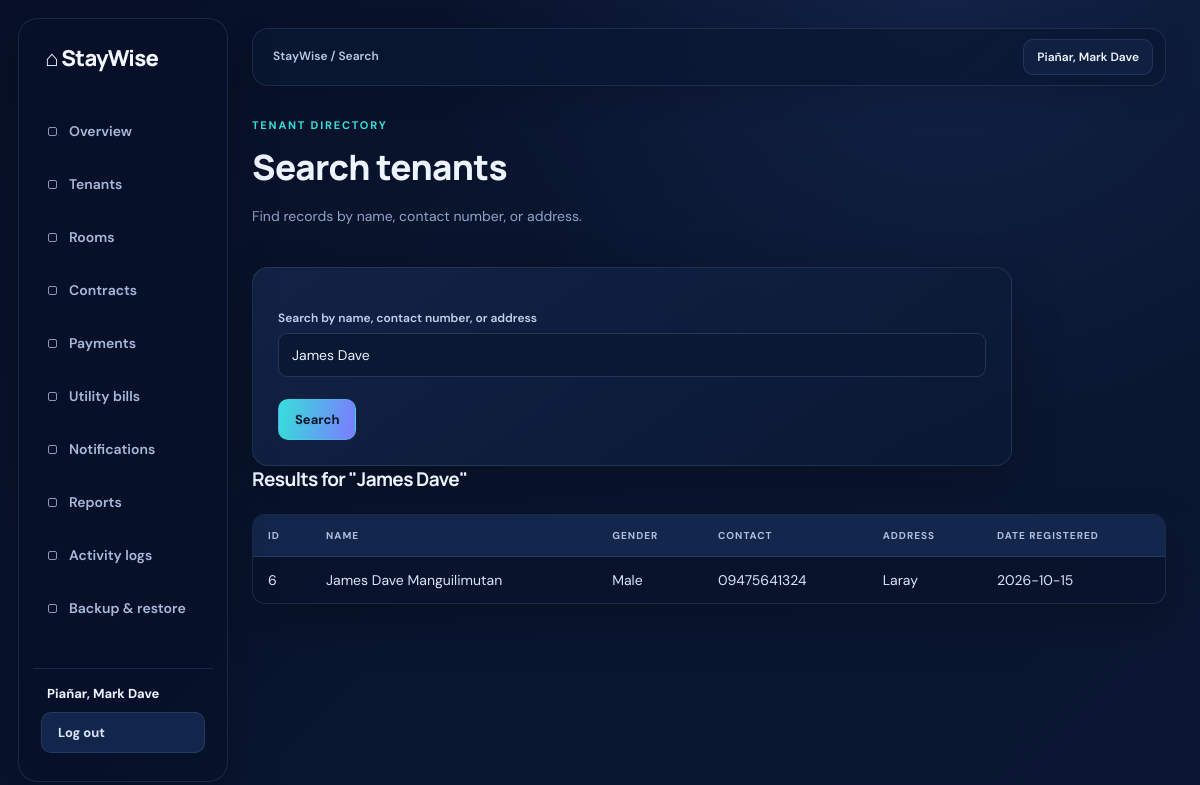
The app's page /search.php?keyword=James Dave (signed in) with its own data.
### tables this page shows
CREATE TABLE `app_users` (
  `user_id` int(10) UNSIGNED NOT NULL,
  `full_name` varchar(150) NOT NULL,
  `email` varchar(190) NOT NULL,
  `password_hash` varchar(255) NOT NULL,
  `created_at` timestamp NOT NULL DEFAULT current_timestamp(),
  `role` enum('owner','tenant') NOT NULL DEFAULT 'owner',
  `status` enum('active','pending','disabled') NOT NULL DEFAULT 'active',
  `username` varchar(50) DEFAULT NULL
);

CREATE TABLE `tenants` (
  `tenant_id` int(11) NOT NULL,
  `user_id` int(11) DEFAULT NULL,
  `first_name` varchar(50) NOT NULL,
  `last_name` varchar(50) NOT NULL,
  `gender` enum('Male','Female','Other') NOT NULL,
  `contact_number` varchar(20) NOT NULL,
  `address` varchar(150) NOT NULL,
  `date_registered` date NOT NULL DEFAULT curdate(),
  `owner_id` int(10) UNSIGNED DEFAULT NULL
);

### backend/auth_init.php (called while the page is built, shortened)
<?php
function require_staywise_login(): void
{
    $userId = (int) ($_SESSION['staywise_user']['id'] ?? 0);
    $stmt = $GLOBALS['pdo']->prepare(
        'SELECT user_id, full_name, email, role, status FROM app_users WHERE user_id = :user_id LIMIT 1'
    );
    $stmt->execute([':user_id' => $userId]);
}
function require_staywise_owner(): void
{
    require_staywise_login();
}

### classes/Tenant.php (called while the page is built, shortened)
<?php
class Tenant
{
    private PDO $conn;
    private string $table = 'tenants';
    public function __construct(PDO $pdo)
    {
        $this->conn = $pdo;
    }
    public function searchTenants(string $keyword, int $ownerId): array
    {
        $stmt = $this->conn->prepare(
            "SELECT t.*, u.email AS account_email
             FROM {$this->table} t
             LEFT JOIN app_users u ON u.user_id = t.user_id
             WHERE t.owner_id = :owner_id
               AND (t.first_name LIKE :kw OR t.last_name LIKE :kw
                    OR CONCAT(t.first_name, ' ', t.last_name) LIKE :kw
                    OR t.contact_number LIKE :kw OR t.address LIKE :kw)
             ORDER BY t.tenant_id DESC"
        );
        $stmt->execute([':owner_id' => $ownerId, ':kw' => "%$keyword%"]);
        return $stmt->fetchAll();
    }
}

### search.php (the view, shortened to what this page needs)
<?php
require_once __DIR__ . '/backend/auth_init.php';
require_staywise_owner();
$activePage = 'search';
require_once __DIR__ . '/classes/Tenant.php';
$tenant = new Tenant($pdo);
$results = [];
$keyword = "";
if ($_SERVER['REQUEST_METHOD'] === 'GET' && isset($_GET['keyword'])) {
    $keyword = trim($_GET['keyword']);
    if ($keyword !== "") {
        $results = $tenant->searchTenants($keyword, (int) $_SESSION['staywise_user']['owner_id']);
    }
}
?>
<!DOCTYPE html>
<html lang="en">
<head><meta charset="UTF-8"><meta name="viewport" content="width=device-width, initial-scale=1">
    <link rel="stylesheet" href="assets/css/style.css?v=20261015">
</head>
<body>
    <?php require __DIR__ . '/Include/sidebar.php'; ?>
    <main class="home-content">
    <header class="topbar"><p class="topbar-label">StayWise <span aria-hidden="true">/</span> Search</p><span class="topbar-user"><?= htmlspecialchars($_SESSION['staywise_user']['name'], ENT_QUOTES, 'UTF-8') ?></span></header>
    <div class="page-head"><div><p class="eyebrow">Tenant directory</p><h1>Search tenants</h1><p>Find records by name, contact number, or address.</p></div></div>
    <form method="GET" action="search.php">
        <label for="keyword">Search by name, contact number, or address</label>
        <input id="keyword" type="text" name="keyword" value="<?= htmlspecialchars($keyword, ENT_QUOTES, 'UTF-8') ?>" placeholder="e.g. Juan or 0917...">
        <button type="submit">Search</button>
    </form>
    <?php if ($keyword !== ""): ?>
        <h2>Results for "<?= htmlspecialchars($keyword, ENT_QUOTES, 'UTF-8') ?>"</h2>
        <table>
            <tr>
                <th>ID</th>
                <th>Name</th>
                <th>Gender</th>
                <th>Contact</th>
                <th>Address</th>
                <th>Date Registered</th>
            </tr>
            <?php foreach ($results as $row): ?>
                <tr>
                    <td><?= (int) $row['tenant_id'] ?></td>
                    <td><?= htmlspecialchars($row['first_name'] . ' ' . $row['last_name'], ENT_QUOTES, 'UTF-8') ?></td>
                    <td><?= htmlspecialchars($row['gender'], ENT_QUOTES, 'UTF-8') ?></td>
                    <td><?= htmlspecialchars($row['contact_number'], ENT_QUOTES, 'UTF-8') ?></td>
                    <td><?= htmlspecialchars($row['address'], ENT_QUOTES, 'UTF-8') ?></td>
                    <td><?= htmlspecialchars($row['date_registered'], ENT_QUOTES, 'UTF-8') ?></td>
                </tr>
            <?php endforeach; ?>
        </table>
    <?php endif; ?>
    </main>
</body>
</html>

### Include/sidebar.php (shortened to what this page needs)
<?php
$activePage = $activePage ?? '';
$currentUser = $_SESSION['staywise_user'] ?? [];
?>
<nav aria-label="Main navigation">
    <a href="index.php" class="<?= $activePage === 'overview' ? 'active' : '' ?>" <?= $activePage === 'overview' ? 'aria-current="page"' : '' ?>>Overview</a>
    <?php if (($currentUser['role'] ?? '') === 'owner'): ?>
        <a href="view_tenants.php" class="<?= $activePage === 'tenants' ? 'active' : '' ?>" <?= $activePage === 'tenants' ? 'aria-current="page"' : '' ?>>Tenants</a>
        <a href="rooms.php" class="<?= $activePage === 'rooms' ? 'active' : '' ?>" <?= $activePage === 'rooms' ? 'aria-current="page"' : '' ?>>Rooms</a>
        <a href="contracts.php" class="<?= $activePage === 'contracts' ? 'active' : '' ?>" <?= $activePage === 'contracts' ? 'aria-current="page"' : '' ?>>Contracts</a>
        <a href="payments.php" class="<?= $activePage === 'payments' ? 'active' : '' ?>" <?= $activePage === 'payments' ? 'aria-current="page"' : '' ?>>Payments</a>
        <a href="utility_bills.php" class="<?= $activePage === 'utilities' ? 'active' : '' ?>" <?= $activePage === 'utilities' ? 'aria-current="page"' : '' ?>>Utility bills</a>
        <a href="notifications.php" class="<?= $activePage === 'notifications' ? 'active' : '' ?>" <?= $activePage === 'notifications' ? 'aria-current="page"' : '' ?>>Notifications</a>
        <a href="reports.php" class="<?= $activePage === 'reports' ? 'active' : '' ?>" <?= $activePage === 'reports' ? 'aria-current="page"' : '' ?>>Reports</a>
        <a href="activity_logs.php" class="<?= $activePage === 'activity' ? 'active' : '' ?>" <?= $activePage === 'activity' ? 'aria-current="page"' : '' ?>>Activity logs</a>
        <a href="backup.php" class="<?= $activePage === 'backup' ? 'active' : '' ?>" <?= $activePage === 'backup' ? 'aria-current="page"' : '' ?>>Backup &amp; restore</a>
    <?php else: ?>
        <a href="notifications.php" class="<?= $activePage === 'notifications' ? 'active' : '' ?>" <?= $activePage === 'notifications' ? 'aria-current="page"' : '' ?>>Notifications</a>
    <?php endif; ?>
    <div class="sidebar-account">
        <span class="sidebar-user"><?= htmlspecialchars($currentUser['name'] ?? 'User', ENT_QUOTES, 'UTF-8') ?></span>
        <form class="sidebar-form" method="POST" action="logout.php" onsubmit="return confirm('Are you sure you want to log out?');">
            <button class="sidebar-logout" type="submit">Log out</button>
        </form>
    </div>
</nav>

### records on screen
app_users: full_name "Piañar, Mark Dave"
tenants: tenant_id "6", first_name+last_name "James Dave Manguilimutan", gender "Male", contact_number "09475641324", address "Laray", date_registered "2026-10-15"

### other values on screen
$_SESSION['staywise_user']['name'] "Piañar, Mark Dave"
$keyword "James Dave"
